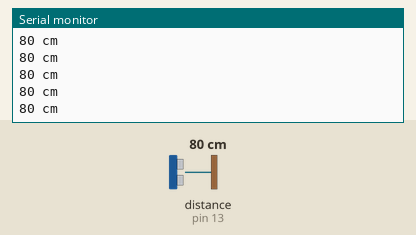
Bench run of a sketch on a simulated Arduino Uno, built with avr-gcc and run on an emulated ATmega328P. On the bench: the last lines printed to the serial monitor. Wiring (inferred from the names in the program): ultrasonic range finder: trigger pin 12; echo pin 13. The test bench sets the inputs (shaded band); at power-on: distance to the obstacle (sensor on pin 13) 80 cm. The echo pulse lasts 58.3 µs per cm.

Above: at 1.2 s.
1.3 s: distance to the obstacle (sensor on pin 13) set to 2 cm
At 1.48 s:
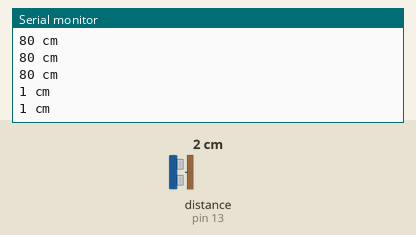
2.8 s: distance to the obstacle (sensor on pin 13) set to 120 cm
At 2.89 s:
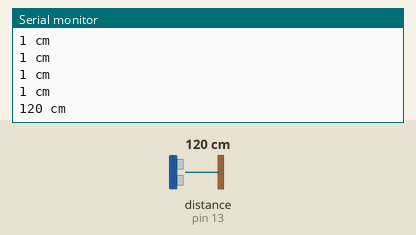
5.8 s: distance to the obstacle (sensor on pin 13) set to 250 cm
At 5.91 s:
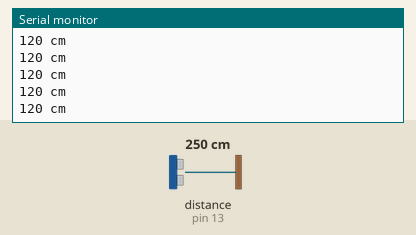
Timing chart, 0 to 8.8 s (numbered marks = the images above; inputs shaded):
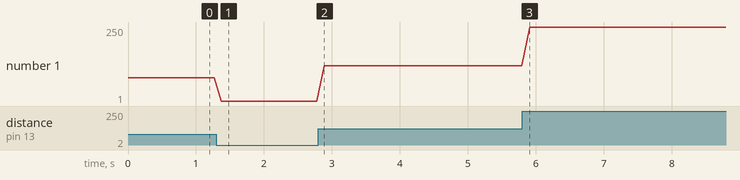

Measured:
- after the input at 1.3 s, the serial monitor: prints a new line after 0.07 s (image 1)
- after the input at 2.8 s, the serial monitor: prints a new line after 0.09 s (image 2)
- plotted number 1: 80 → 1 after the input at 1.3 s, 1 → 120 after the input at 2.8 s, 120 → 250 after the input at 5.8 s

The sketch:

Ultrasonic.ino
```cpp
int pingPin = 12;  // Trigger Pin of Ultrasonic Sensor
int echoPin = 13;  // Echo Pin of Ultrasonic Sensor
int cm;            // Variable to store the measured distance in centimeters

void setup() {
  Serial.begin(9600);  // Start serial communication to display results on the Serial Monitor
}

void loop() {
  long duration, cm;   // Variables to store the pulse duration and distance

  // Set the trigger pin as OUTPUT to send the ultrasonic pulse
  pinMode(pingPin, OUTPUT);

  // Ensure the trigger pin is LOW for 2 microseconds to clear it
  digitalWrite(pingPin, LOW);
  delayMicroseconds(2);

  // Send a 10 microsecond HIGH pulse to the trigger pin to initiate a pulse
  digitalWrite(pingPin, HIGH);
  delayMicroseconds(10);

  // Set the trigger pin LOW again
  digitalWrite(pingPin, LOW);

  // Set the echo pin as INPUT to receive the reflected signal
  pinMode(echoPin, INPUT);

  // Measure the duration of the pulse (time it takes for the echo to return)
  duration = pulseIn(echoPin, HIGH);

  // Calculate distance in centimeters using the speed of sound (29.1 µs/cm)
  cm = duration / 29 / 2;

  // Print the measured distance to the Serial Monitor
  Serial.print(cm);
  Serial.print(" cm");
  Serial.println();

  // Wait for 100ms before taking the next reading
  delay(100);
}
```
